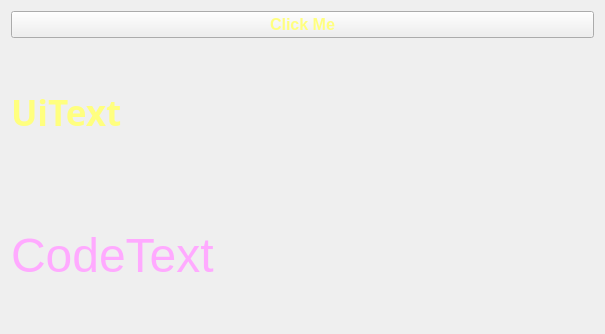
<?xml version="1.0" encoding="UTF-8"?>
<ui version="4.0">
 <class>Widget</class>
 <widget class="QWidget" name="Widget">
  <property name="geometry">
   <rect>
    <x>0</x>
    <y>0</y>
    <width>605</width>
    <height>334</height>
   </rect>
  </property>
  <property name="windowTitle">
   <string>Widget</string>
  </property>
  <property name="styleSheet">
   <string notr="true">color: rgb(255, 255, 127);</string>
  </property>
  <layout class="QVBoxLayout" name="verticalLayout">
   <item>
    <widget class="QPushButton" name="pushButton">
     <property name="font">
      <font>
       <pointsize>12</pointsize>
       <weight>75</weight>
       <bold>true</bold>
      </font>
     </property>
     <property name="text">
      <string>Click Me</string>
     </property>
    </widget>
   </item>
   <item>
    <widget class="QLabel" name="uiTextLabel">
     <property name="font">
      <font>
       <family>Adobe Arabic</family>
       <pointsize>26</pointsize>
       <weight>75</weight>
       <bold>true</bold>
      </font>
     </property>
     <property name="styleSheet">
      <string notr="true"/>
     </property>
     <property name="text">
      <string>UiText</string>
     </property>
    </widget>
   </item>
   <item>
    <widget class="QLabel" name="codeTextLabel">
     <property name="font">
      <font>
       <family>MS Shell Dlg 2</family>
       <pointsize>36</pointsize>
       <weight>50</weight>
       <italic>false</italic>
       <bold>false</bold>
      </font>
     </property>
     <property name="styleSheet">
      <string notr="true">font: 36pt &quot;MS Shell Dlg 2&quot;;
color: rgb(255, 170, 255);</string>
     </property>
     <property name="text">
      <string>CodeText</string>
     </property>
    </widget>
   </item>
  </layout>
 </widget>
 <layoutdefault spacing="6" margin="11"/>
 <resources/>
 <connections/>
</ui>
